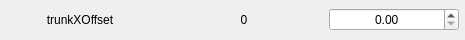
                      <widget class="QFrame" name="frame_62">
                       <property name="minimumSize">
                        <size>
                         <width>465</width>
                         <height>40</height>
                        </size>
                       </property>
                       <property name="maximumSize">
                        <size>
                         <width>465</width>
                         <height>40</height>
                        </size>
                       </property>
                       <property name="frameShape">
                        <enum>QFrame::NoFrame</enum>
                       </property>
                       <property name="frameShadow">
                        <enum>QFrame::Sunken</enum>
                       </property>
                       <layout class="QHBoxLayout" name="horizontalLayout_64">
                        <property name="spacing">
                         <number>5</number>
                        </property>
                        <property name="leftMargin">
                         <number>0</number>
                        </property>
                        <property name="topMargin">
                         <number>0</number>
                        </property>
                        <property name="rightMargin">
                         <number>5</number>
                        </property>
                        <property name="bottomMargin">
                         <number>0</number>
                        </property>
                        <item>
                         <widget class="QLabel" name="label_127">
                          <property name="minimumSize">
                           <size>
                            <width>158</width>
                            <height>0</height>
                           </size>
                          </property>
                          <property name="maximumSize">
                           <size>
                            <width>158</width>
                            <height>16777215</height>
                           </size>
                          </property>
                          <property name="text">
                           <string>trunkXOffset</string>
                          </property>
                          <property name="alignment">
                           <set>Qt::AlignCenter</set>
                          </property>
                         </widget>
                        </item>
                        <item>
                         <widget class="QLabel" name="label_128">
                          <property name="minimumSize">
                           <size>
                            <width>158</width>
                            <height>0</height>
                           </size>
                          </property>
                          <property name="maximumSize">
                           <size>
                            <width>158</width>
                            <height>16777215</height>
                           </size>
                          </property>
                          <property name="text">
                           <string>0</string>
                          </property>
                          <property name="alignment">
                           <set>Qt::AlignCenter</set>
                          </property>
                         </widget>
                        </item>
                        <item>
                         <widget class="QDoubleSpinBox" name="doubleSpinBox_61">
                          <property name="minimumSize">
                           <size>
                            <width>130</width>
                            <height>0</height>
                           </size>
                          </property>
                          <property name="maximumSize">
                           <size>
                            <width>130</width>
                            <height>16777215</height>
                           </size>
                          </property>
                          <property name="styleSheet">
                           <string notr="true"/>
                          </property>
                          <property name="alignment">
                           <set>Qt::AlignCenter</set>
                          </property>
                         </widget>
                        </item>
                       </layout>
                      </widget>
